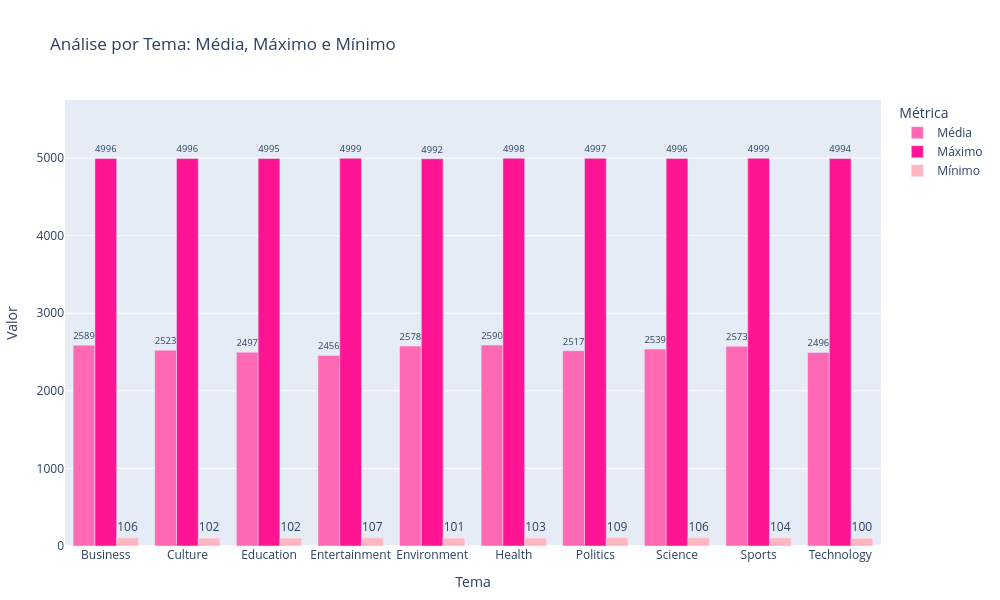

Write notebook code for a chart like this one.
### Code cell
import pandas as pd
import plotly.express as px

df = pd.read_csv('versao_final.csv', sep=';', skiprows=1)


df_metricas = df.groupby('subject')['amount'].agg(['mean', 'max', 'min']).reset_index()
df_metricas.columns = ['Tema', 'Média', 'Máximo', 'Mínimo']

df_melt = df_metricas.melt(id_vars='Tema', value_vars=['Média', 'Máximo', 'Mínimo'], 
                           var_name='Métrica', value_name='Valor')


fig2 = px.bar(
    df_melt, 
    x='Tema', 
    y='Valor', 
    color='Métrica',
    barmode='group',
    text_auto='.0f', 
    title='Análise por Tema: Média, Máximo e Mínimo',
    color_discrete_sequence=['hotpink', 'deeppink', 'lightpink']
)


fig2.update_traces(textposition='outside')

fig2.update_layout(
    margin=dict(t=100, b=50, l=50, r=50),
    width=1000,
    height=600,
    yaxis=dict(range=[0, df_melt['Valor'].max() * 1.15])
)

fig2.show()

### Figure 1 — Plotly figure (JSON) as saved in the notebook; plotly's stock layout.template omitted (floating-point values rounded to 4 significant figures)
{"data": [{"alignmentgroup": "True", "hovertemplate": "Métrica=Média<br>Tema=%{x}<br>Valor=%{y}<extra></extra>", "legendgroup": "Média", "marker": {"color": "hotpink", "pattern": {"shape": ""}}, "name": "Média", "offsetgroup": "Média", "orientation": "v", "showlegend": true, "textposition": "outside", "texttemplate": "%{y:.0f}", "type": "bar", "x": ["Business", "Culture", "Education", "Entertainment", "Environment", "Health", "Politics", "Science", "Sports", "Technology"], "xaxis": "x", "y": [2589.0, 2523.0, 2497.0, 2456.0, 2578.0, 2590.0, 2517.0, 2539.0, 2573.0, 2496.0], "yaxis": "y"}, {"alignmentgroup": "True", "hovertemplate": "Métrica=Máximo<br>Tema=%{x}<br>Valor=%{y}<extra></extra>", "legendgroup": "Máximo", "marker": {"color": "deeppink", "pattern": {"shape": ""}}, "name": "Máximo", "offsetgroup": "Máximo", "orientation": "v", "showlegend": true, "textposition": "outside", "texttemplate": "%{y:.0f}", "type": "bar", "x": ["Business", "Culture", "Education", "Entertainment", "Environment", "Health", "Politics", "Science", "Sports", "Technology"], "xaxis": "x", "y": [4996, 4996, 4995, 4999, 4992, 4998, 4997, 4996, 4999, 4994], "yaxis": "y"}, {"alignmentgroup": "True", "hovertemplate": "Métrica=Mínimo<br>Tema=%{x}<br>Valor=%{y}<extra></extra>", "legendgroup": "Mínimo", "marker": {"color": "lightpink", "pattern": {"shape": ""}}, "name": "Mínimo", "offsetgroup": "Mínimo", "orientation": "v", "showlegend": true, "textposition": "outside", "texttemplate": "%{y:.0f}", "type": "bar", "x": ["Business", "Culture", "Education", "Entertainment", "Environment", "Health", "Politics", "Science", "Sports", "Technology"], "xaxis": "x", "y": [106, 102, 102, 107, 101, 103, 109, 106, 104, 100], "yaxis": "y"}], "layout": {"barmode": "group", "height": 600, "legend": {"title": {"text": "Métrica"}, "tracegroupgap": 0}, "margin": {"b": 50, "l": 50, "r": 50, "t": 100}, "title": {"text": "Análise por Tema: Média, Máximo e Mínimo"}, "width": 1000, "xaxis": {"anchor": "y", "autorange": true, "domain": [0, 1], "range": [-0.5, 9.5], "title": {"text": "Tema"}, "type": "category"}, "yaxis": {"anchor": "x", "domain": [0, 1], "range": [0, 5749.0], "title": {"text": "Valor"}, "type": "linear"}}}
